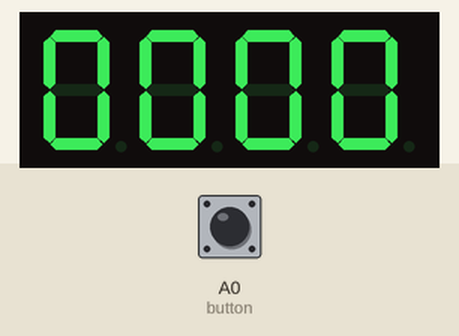
This sketch was run on a simulated Arduino Uno, built with avr-gcc and run on an emulated ATmega328P. On the bench: 4-digit seven-segment display. Wiring (inferred from the names in the program): 4-digit 7-segment display, segments lit when LOW: segments pin 11, pin 7, pin 4, pin 2, pin 13, pin 10, pin 5, pin 3; digit selects pin 12, pin 9, pin 8, pin 6. The test bench sets the inputs (shaded band); at power-on: A0 (button) LOW. The segment pins are drawn as the display they are named for.

Above: at 1.2 s.
1.3 s: A0 (button) pulled HIGH for 0.15 s
At 2.3 s:
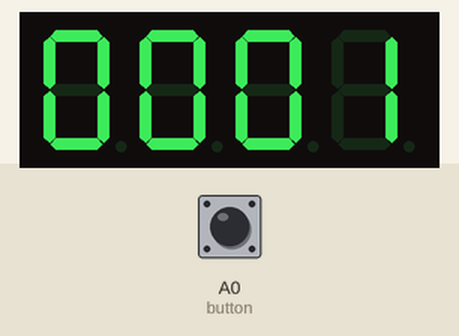
2.9 s: A0 (button) pulled HIGH for 1 s
At 3.5 s:
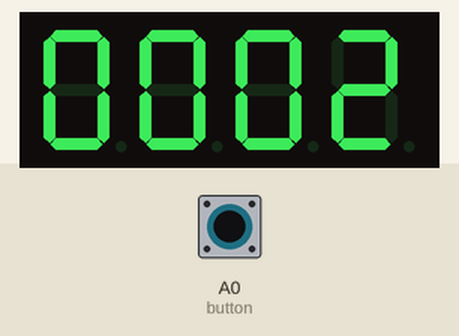
5.4 s: A0 (button) pulled HIGH for 0.15 s
At 6.6 s:
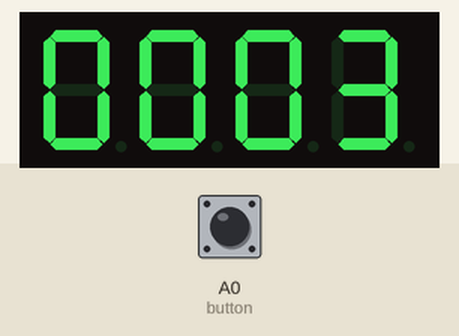
7.0 s: A0 (button) pulled HIGH for 1 s
At 7.9 s:
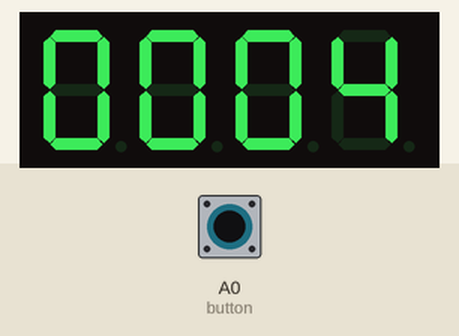
Timing chart, 0 to 10.0 s (numbered marks = the images above; inputs shaded):
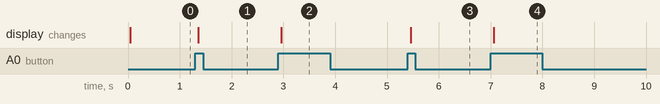

Measured:
- after the input at 1.3 s, the display: changes after 0.06 s (image 1)
- after the input at 2.9 s, the display: changes after 0.06 s (image 2)
- after the input at 5.4 s, the display: changes after 0.06 s (image 3)
- after the input at 7.0 s, the display: changes after 0.06 s (image 4)

The sketch:

CounterWith4DigitDisplay.ino
```cpp
#include <SevSeg.h>

int pinA = 11, pinB = 7, pinC = 4, pinD = 2;
int pinE = 13, pinF = 10, pinG = 5;
int pinDP = 3, D1 = 12, D2 = 9, D3 = 8, D4 = 6;

int button = A0;
int buttonInfo, lastButtonState;

int digitValues[4] = {0, 0, 0, 0};

void setup() {
  pinMode(button, INPUT);

  pinMode(pinA, OUTPUT);
  pinMode(pinB, OUTPUT);
  pinMode(pinC, OUTPUT);
  pinMode(pinD, OUTPUT);
  pinMode(pinE, OUTPUT);
  pinMode(pinF, OUTPUT);
  pinMode(pinG, OUTPUT);
  pinMode(pinDP, OUTPUT);

  // Digit Pins
  pinMode(D1, OUTPUT);
  pinMode(D2, OUTPUT);
  pinMode(D3, OUTPUT);
  pinMode(D4, OUTPUT);
}

void loop() {
  buttonInfo = digitalRead(button);

  if (buttonInfo == HIGH && lastButtonState == LOW) {
    digitValues[3]++;
    if (digitValues[3] > 9) {
      digitValues[3] = 0;
      digitValues[2]++;
      if (digitValues[2] > 9) {
        digitValues[2] = 0;
        digitValues[1]++;
        if (digitValues[1] > 9) {
          digitValues[1] = 0;
          digitValues[0]++;
          if (digitValues[0] > 9) {
            digitValues[0] = 0;
          }
        }
      }
    }
  }

  for (int i = 0; i < 4; i++) {
    digitalWrite(pinDP,HIGH);
    showDigit(i, digitValues[i]);
    delay(1);
  }

  lastButtonState = buttonInfo;
}

void showDigit(int digit, int value) {
  turnOffAllDigits();

  switch (digit) {
    case 0: digitalWrite(D1, HIGH); break;
    case 1: digitalWrite(D2, HIGH); break;
    case 2: digitalWrite(D3, HIGH); break;
    case 3: digitalWrite(D4, HIGH); break;
  }

  displayNumber(value);
}

void turnOffAllDigits() {
  digitalWrite(D1, LOW);
  digitalWrite(D2, LOW);
  digitalWrite(D3, LOW);
  digitalWrite(D4, LOW);
}

void displayNumber(int num) {
  switch (num) {
    case 0: zero(); break;
    case 1: one(); break;
    case 2: two(); break;
    case 3: three(); break;
    case 4: four(); break;
    case 5: five(); break;
    case 6: six(); break;
    case 7: seven(); break;
    case 8: eight(); break;
    case 9: nine(); break;
    default: turnOffAllSegments(); break;
  }
}

//functions representing numbers 0-9
void zero() {
  digitalWrite(pinA, LOW);
  digitalWrite(pinB, LOW);
  digitalWrite(pinC, LOW);
  digitalWrite(pinD, LOW);
  digitalWrite(pinE, LOW);
  digitalWrite(pinF, LOW);
  digitalWrite(pinG, HIGH);
}

void one() {
  digitalWrite(pinA, HIGH);
  digitalWrite(pinB, LOW);
  digitalWrite(pinC, LOW);
  digitalWrite(pinD, HIGH);
  digitalWrite(pinE, HIGH);
  digitalWrite(pinF, HIGH);
  digitalWrite(pinG, HIGH);
}

void two() {
  digitalWrite(pinA, LOW);
  digitalWrite(pinB, LOW);
  digitalWrite(pinC, HIGH);
  digitalWrite(pinD, LOW);
  digitalWrite(pinE, LOW);
  digitalWrite(pinF, HIGH);
  digitalWrite(pinG, LOW);
}

void three() {
  digitalWrite(pinA, LOW);
  digitalWrite(pinB, LOW);
  digitalWrite(pinC, LOW);
  digitalWrite(pinD, LOW);
  digitalWrite(pinE, HIGH);
  digitalWrite(pinF, HIGH);
  digitalWrite(pinG, LOW);
}

void four() {
  digitalWrite(pinA, HIGH);
  digitalWrite(pinB, LOW);
  digitalWrite(pinC, LOW);
  digitalWrite(pinD, HIGH);
  digitalWrite(pinE, HIGH);
  digitalWrite(pinF, LOW);
  digitalWrite(pinG, LOW);
}

void five() {
  digitalWrite(pinA, LOW);
  digitalWrite(pinB, HIGH);
  digitalWrite(pinC, LOW);
  digitalWrite(pinD, LOW);
  digitalWrite(pinE, HIGH);
  digitalWrite(pinF, LOW);
  digitalWrite(pinG, LOW);
}

void six() {
  digitalWrite(pinA, LOW);
  digitalWrite(pinB, HIGH);
  digitalWrite(pinC, LOW);
  digitalWrite(pinD, LOW);
  digitalWrite(pinE, LOW);
  digitalWrite(pinF, LOW);
  digitalWrite(pinG, LOW);
}

void seven() {
  digitalWrite(pinA, LOW);
  digitalWrite(pinB, LOW);
  digitalWrite(pinC, LOW);
  digitalWrite(pinD, HIGH);
  digitalWrite(pinE, HIGH);
  digitalWrite(pinF, HIGH);
  digitalWrite(pinG, HIGH);
}

void eight() {
  digitalWrite(pinA, LOW);
  digitalWrite(pinB, LOW);
  digitalWrite(pinC, LOW);
  digitalWrite(pinD, LOW);
  digitalWrite(pinE, LOW);
  digitalWrite(pinF, LOW);
  digitalWrite(pinG, LOW);
}

void nine() {
  digitalWrite(pinA, LOW);
  digitalWrite(pinB, LOW);
  digitalWrite(pinC, LOW);
  digitalWrite(pinD, HIGH);
  digitalWrite(pinE, HIGH);
  digitalWrite(pinF, LOW);
  digitalWrite(pinG, LOW);
}

void turnOffAllSegments() {
  digitalWrite(pinA, LOW);
  digitalWrite(pinB, LOW);
  digitalWrite(pinC, LOW);
  digitalWrite(pinD, LOW);
  digitalWrite(pinE, LOW);
  digitalWrite(pinF, LOW);
  digitalWrite(pinG, LOW);
}

void all4Digits() {
  digitalWrite(D1, HIGH);
  digitalWrite(D2, HIGH);
  digitalWrite(D3, HIGH);
  digitalWrite(D4, HIGH);
}
```
